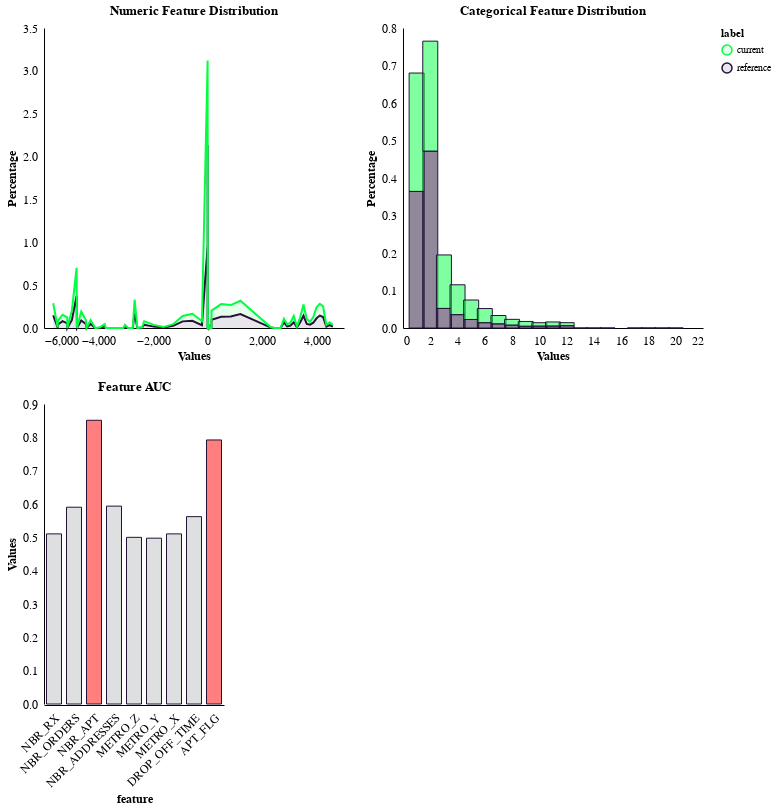

The notebook cell saved with this chart:
### Markdown cell above
#### Drift report

### Code cell
drift_detector = DriftDetector(x_reference=data_splits.train,
                              x_current=data_splits.test,
                              y_reference=y_train.to_numpy().reshape(-1,1),
                              y_current=y_test.to_numpy().reshape(-1,1),
                              dependent_var_name="DROP_OFF_TIME",
                             categorical_features=["NBR_ORDERS"],
                             )
drift_detector.visualize_report()

### Figure 1 — Vega-Lite specification as saved in the notebook (floating-point values rounded to 4 significant figures; data arrays with more than 128 entries replaced by an {"elided": "..."} marker saying what was removed)
{"config": {"view": {"strokeWidth": 0}, "background": "white", "axis": {"gridColor": null, "domainColor": "black", "tickColor": null, "labelColor": "black", "titleColor": "black", "titleFontSize": 12, "labelFontSize": 12}, "range": {"category": ["#00ff41", "#241239", "#f5d300", "#00ff41", "#ff6c11", "#fd1d53"]}, "area": {"line": true, "fillOpacity": 0.1}, "line": {"strokeWidth": 2}, "bar": {"size": 15, "font": "arial", "labelFontSize": 12, "titleFontSize": 12, "fill": "#241239", "stroke": "#241239", "line": true, "fillOpacity": 0.5}}, "vconcat": [{"hconcat": [{"data": {"name": "data-c53915a52893f7dda4cda5f47578cb77"}, "mark": "area", "encoding": {"color": {"field": "label", "legend": {"orient": "right"}, "title": "label", "type": "nominal"}, "tooltip": [{"field": "bins", "title": "Bin", "type": "quantitative"}, {"field": "values", "title": "Value", "type": "quantitative"}], "x": {"field": "bins", "title": "Values", "type": "quantitative"}, "y": {"field": "values", "title": "Percentage", "type": "quantitative"}}, "selection": {"selector001": {"type": "single", "fields": ["feature"], "bind": {"input": "select", "options": ["NBR_ADDRESSES", "NBR_RX", "NBR_APT", "METRO_X", "METRO_Y", "METRO_Z", "APT_FLG", "DROP_OFF_TIME"], "name": "Numeric"}}}, "title": "Numeric Feature Distribution", "transform": [{"filter": {"selection": "selector001"}}], "width": 300}, {"data": {"name": "data-6234141803e061eb3adcfc9ddc38ddf3"}, "mark": "bar", "encoding": {"color": {"field": "label", "legend": {"orient": "right"}, "title": "label", "type": "nominal"}, "tooltip": [{"field": "bins", "title": "Bin", "type": "quantitative"}, {"field": "values", "title": "Value", "type": "quantitative"}], "x": {"field": "bins", "title": "Values", "type": "quantitative"}, "y": {"field": "values", "title": "Percentage", "type": "quantitative"}}, "selection": {"selector002": {"type": "single", "fields": ["feature"], "bind": {"input": "select", "options": ["NBR_ORDERS"], "name": "Categorical"}}}, "title": "Categorical Feature Distribution", "transform": [{"filter": {"selection": "selector002"}}], "width": 300}]}, {"data": {"name": "data-c0c8b779903ff3cd0e45b226d3392f13"}, "mark": "bar", "encoding": {"color": {"condition": {"value": "red", "test": "datum.auc>=.6"}, "value": "#BEBFC1"}, "x": {"axis": {"domain": true, "labelAngle": -45, "offset": 1}, "field": "feature", "sort": "-x", "title": "feature", "type": "nominal"}, "y": {"field": "auc", "title": "Values", "type": "quantitative"}}, "title": "Feature AUC"}], "$schema": "https://vega.github.io/schema/vega-lite/v4.17.0.json", "datasets": {"data-c53915a52893f7dda4cda5f47578cb77": {"elided": "320 records"}, "data-6234141803e061eb3adcfc9ddc38ddf3": [{"feature": "NBR_ORDERS", "values": 0.3642, "bins": 1.0, "label": "reference", "feature_type": 0}, {"feature": "NBR_ORDERS", "values": 0.4715, "bins": 2.0, "label": "reference", "feature_type": 0}, {"feature": "NBR_ORDERS", "values": 0.05223, "bins": 3.0, "label": "reference", "feature_type": 0}, {"feature": "NBR_ORDERS", "values": 0.03556, "bins": 4.0, "label": "reference", "feature_type": 0}, {"feature": "NBR_ORDERS", "values": 0.0227, "bins": 5.0, "label": "reference", "feature_type": 0}, {"feature": "NBR_ORDERS", "values": 0.01408, "bins": 6.0, "label": "reference", "feature_type": 0}, {"feature": "NBR_ORDERS", "values": 0.01096, "bins": 7.0, "label": "reference", "feature_type": 0}, {"feature": "NBR_ORDERS", "values": 0.007614, "bins": 8.0, "label": "reference", "feature_type": 0}, {"feature": "NBR_ORDERS", "values": 0.004665, "bins": 9.0, "label": "reference", "feature_type": 0}, {"feature": "NBR_ORDERS", "values": 0.005041, "bins": 10.0, "label": "reference", "feature_type": 0}, {"feature": "NBR_ORDERS", "values": 0.005167, "bins": 11.0, "label": "reference", "feature_type": 0}, {"feature": "NBR_ORDERS", "values": 0.006045, "bins": 12.0, "label": "reference", "feature_type": 0}, {"feature": "NBR_ORDERS", "values": 4.184e-05, "bins": 13.0, "label": "reference", "feature_type": 0}, {"feature": "NBR_ORDERS", "values": 2.092e-05, "bins": 14.0, "label": "reference", "feature_type": 0}, {"feature": "NBR_ORDERS", "values": 2.092e-05, "bins": 15.0, "label": "reference", "feature_type": 0}, {"feature": "NBR_ORDERS", "values": 2.092e-05, "bins": 17.0, "label": "reference", "feature_type": 0}, {"feature": "NBR_ORDERS", "values": 8.367e-05, "bins": 18.0, "label": "reference", "feature_type": 0}, {"feature": "NBR_ORDERS", "values": 6.275e-05, "bins": 19.0, "label": "reference", "feature_type": 0}, {"feature": "NBR_ORDERS", "values": 2.092e-05, "bins": 20.0, "label": "reference", "feature_type": 0}, {"feature": "NBR_ORDERS", "values": 0.3157, "bins": 1.0, "label": "current", "feature_type": 0}, {"feature": "NBR_ORDERS", "values": 0.2934, "bins": 2.0, "label": "current", "feature_type": 0}, {"feature": "NBR_ORDERS", "values": 0.1426, "bins": 3.0, "label": "current", "feature_type": 0}, {"feature": "NBR_ORDERS", "values": 0.07973, "bins": 4.0, "label": "current", "feature_type": 0}, {"feature": "NBR_ORDERS", "values": 0.05194, "bins": 5.0, "label": "current", "feature_type": 0}, {"feature": "NBR_ORDERS", "values": 0.03781, "bins": 6.0, "label": "current", "feature_type": 0}, {"feature": "NBR_ORDERS", "values": 0.02232, "bins": 7.0, "label": "current", "feature_type": 0}, {"feature": "NBR_ORDERS", "values": 0.01549, "bins": 8.0, "label": "current", "feature_type": 0}, {"feature": "NBR_ORDERS", "values": 0.01276, "bins": 9.0, "label": "current", "feature_type": 0}, {"feature": "NBR_ORDERS", "values": 0.009112, "bins": 10.0, "label": "current", "feature_type": 0}, {"feature": "NBR_ORDERS", "values": 0.01093, "bins": 11.0, "label": "current", "feature_type": 0}, {"feature": "NBR_ORDERS", "values": 0.0082, "bins": 12.0, "label": "current", "feature_type": 0}], "data-c0c8b779903ff3cd0e45b226d3392f13": [{"feature": "NBR_ADDRESSES", "auc": 0.5937, "importance": 0.04885}, {"feature": "NBR_ORDERS", "auc": 0.5904, "importance": -6.698}, {"feature": "NBR_RX", "auc": 0.5104, "importance": -0.13}, {"feature": "NBR_APT", "auc": 0.8512, "importance": 7.004}, {"feature": "METRO_X", "auc": 0.5104, "importance": -0.239}, {"feature": "METRO_Y", "auc": 0.4975, "importance": -0.3542}, {"feature": "METRO_Z", "auc": 0.5, "importance": 0.2534}, {"feature": "APT_FLG", "auc": 0.7921, "importance": 2.014}, {"feature": "DROP_OFF_TIME", "auc": 0.5621, "importance": null}]}}
